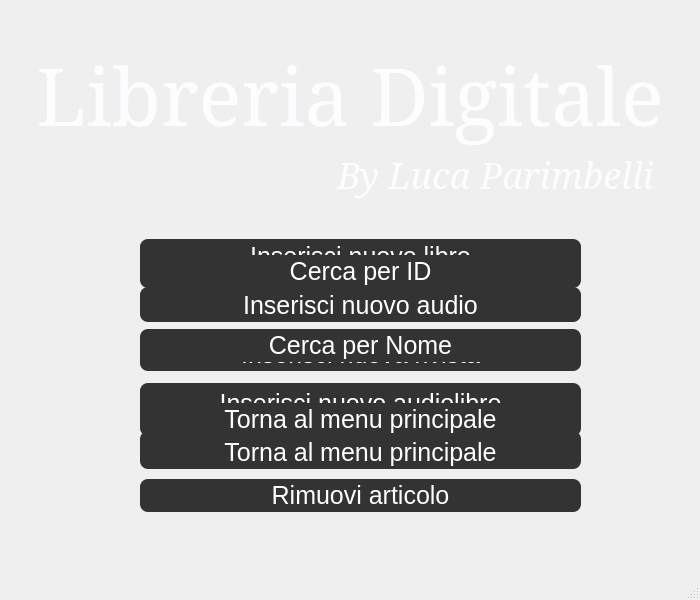
<?xml version="1.0" encoding="UTF-8"?>
<ui version="4.0">
 <class>MainWindow</class>
 <widget class="QMainWindow" name="MainWindow">
  <property name="geometry">
   <rect>
    <x>0</x>
    <y>0</y>
    <width>700</width>
    <height>600</height>
   </rect>
  </property>
  <property name="windowTitle">
   <string>LibreriaDigitale</string>
  </property>
  <widget class="QWidget" name="centralwidget">
   <widget class="QLabel" name="autorNameLabel">
    <property name="geometry">
     <rect>
      <x>310</x>
      <y>130</y>
      <width>371</width>
      <height>91</height>
     </rect>
    </property>
    <property name="font">
     <font>
      <family>Garamond</family>
      <pointsize>27</pointsize>
      <italic>true</italic>
     </font>
    </property>
    <property name="text">
     <string>&lt;html&gt;&lt;head/&gt;&lt;body&gt;&lt;p&gt;&lt;span style=&quot; color:#fdfdff;&quot;&gt;By Luca Parimbelli&lt;/span&gt;&lt;/p&gt;&lt;/body&gt;&lt;/html&gt;</string>
    </property>
    <property name="textFormat">
     <enum>Qt::MarkdownText</enum>
    </property>
    <property name="scaledContents">
     <bool>false</bool>
    </property>
    <property name="alignment">
     <set>Qt::AlignCenter</set>
    </property>
    <property name="wordWrap">
     <bool>false</bool>
    </property>
    <property name="margin">
     <number>0</number>
    </property>
    <property name="indent">
     <number>0</number>
    </property>
   </widget>
   <widget class="QLabel" name="applicationNameLabel">
    <property name="geometry">
     <rect>
      <x>0</x>
      <y>40</y>
      <width>700</width>
      <height>111</height>
     </rect>
    </property>
    <property name="font">
     <font>
      <family>Garamond</family>
      <pointsize>60</pointsize>
      <italic>false</italic>
     </font>
    </property>
    <property name="text">
     <string>&lt;html&gt;&lt;head/&gt;&lt;body&gt;&lt;p&gt;&lt;span style=&quot; color:#fdfdff;&quot;&gt;Libreria Digitale&lt;/span&gt;&lt;/p&gt;&lt;/body&gt;&lt;/html&gt;</string>
    </property>
    <property name="alignment">
     <set>Qt::AlignHCenter|Qt::AlignTop</set>
    </property>
   </widget>
   <widget class="QWidget" name="widgetMenuScelta" native="true">
    <property name="geometry">
     <rect>
      <x>80</x>
      <y>200</y>
      <width>550</width>
      <height>330</height>
     </rect>
    </property>
    <widget class="QWidget" name="verticalLayoutWidget">
     <property name="geometry">
      <rect>
       <x>60</x>
       <y>30</y>
       <width>441</width>
       <height>293</height>
      </rect>
     </property>
     <layout class="QVBoxLayout" name="verticalLayout">
      <item>
       <widget class="QPushButton" name="visualizzaLibreriaButton">
        <property name="cursor">
         <cursorShape>PointingHandCursor</cursorShape>
        </property>
        <property name="mouseTracking">
         <bool>false</bool>
        </property>
        <property name="styleSheet">
         <string notr="true">*{
border-radius: 8px;
background-color:#333333; 
border: none;
color: white;
padding: 2px;
text-align: center;
font-size: 25px;
font-family: &quot;Garamond&quot;;
}

/*black: #1C1C0A #E0E2E2 #676767*/
/*blue: #2094FA*/
:hover {
background-color: #676767;
}

:pressed{
border: 1px solid #E0E2E2;
}</string>
        </property>
        <property name="text">
         <string>Visualizza libreria</string>
        </property>
       </widget>
      </item>
      <item>
       <widget class="QPushButton" name="noleggiaArticoloButton">
        <property name="cursor">
         <cursorShape>PointingHandCursor</cursorShape>
        </property>
        <property name="styleSheet">
         <string notr="true">*{
border-radius: 8px;
background-color:#333333; 
border: none;
color: white;
padding: 2px;
text-align: center;
font-size: 25px;
font-family: &quot;Garamond&quot;;
}

:hover {
background-color: #676767;
}

:pressed{
border: 1px solid #E0E2E2;
}</string>
        </property>
        <property name="text">
         <string>Noleggia articolo</string>
        </property>
       </widget>
      </item>
      <item>
       <widget class="QPushButton" name="restituisciArticoloButton">
        <property name="cursor">
         <cursorShape>PointingHandCursor</cursorShape>
        </property>
        <property name="styleSheet">
         <string notr="true">*{
border-radius: 8px;
background-color:#333333; 
border: none;
color: white;
padding: 2px;
text-align: center;
font-size: 25px;
font-family: &quot;Garamond&quot;;
}

/*black: #1C1C0A #E0E2E2 #676767*/
/*blue: #2094FA*/
:hover {
background-color: #676767;
}

:pressed{
border: 1px solid #E0E2E2;
}</string>
        </property>
        <property name="text">
         <string>Restituisci articolo</string>
        </property>
       </widget>
      </item>
      <item>
       <widget class="QPushButton" name="cercaArticoloButton">
        <property name="cursor">
         <cursorShape>PointingHandCursor</cursorShape>
        </property>
        <property name="styleSheet">
         <string notr="true">*{
border-radius: 8px;
background-color:#333333; 
border: none;
color: white;
padding: 2px;
text-align: center;
font-size: 25px;
font-family: &quot;Garamond&quot;;
}

:hover {
background-color: #676767;
}

:pressed{
border: 1px solid #E0E2E2;
}</string>
        </property>
        <property name="text">
         <string>Cerca articolo</string>
        </property>
       </widget>
      </item>
      <item>
       <widget class="QPushButton" name="inserisciNuovoArticoloButton">
        <property name="cursor">
         <cursorShape>PointingHandCursor</cursorShape>
        </property>
        <property name="styleSheet">
         <string notr="true">*{
border-radius: 8px;
background-color:#333333; 
border: none;
color: white;
padding: 2px;
text-align: center;
font-size: 25px;
font-family: &quot;Garamond&quot;;
}

/*black: #1C1C0A #E0E2E2 #676767*/
/*blue: #2094FA*/
:hover {
background-color: #676767;
}

:pressed{
border: 1px solid #E0E2E2;
}</string>
        </property>
        <property name="text">
         <string>Inserisci nuovo articolo</string>
        </property>
       </widget>
      </item>
      <item>
       <widget class="QPushButton" name="rimuoviArticoloButton">
        <property name="cursor">
         <cursorShape>PointingHandCursor</cursorShape>
        </property>
        <property name="styleSheet">
         <string notr="true">*{
border-radius: 8px;
background-color:#333333; 
border: none;
color: white;
padding: 2px;
text-align: center;
font-size: 25px;
font-family: &quot;Garamond&quot;;
}

/*black: #1C1C0A #E0E2E2 #676767*/
/*blue: #2094FA*/
:hover {
background-color: #676767;
}

:pressed{
border: 1px solid #E0E2E2;
}</string>
        </property>
        <property name="text">
         <string>Rimuovi articolo</string>
        </property>
       </widget>
      </item>
     </layout>
    </widget>
   </widget>
   <widget class="QWidget" name="widgetCercaArticolo" native="true">
    <property name="enabled">
     <bool>true</bool>
    </property>
    <property name="geometry">
     <rect>
      <x>80</x>
      <y>200</y>
      <width>550</width>
      <height>330</height>
     </rect>
    </property>
    <widget class="QWidget" name="verticalLayoutWidget_3">
     <property name="geometry">
      <rect>
       <x>60</x>
       <y>20</y>
       <width>441</width>
       <height>251</height>
      </rect>
     </property>
     <layout class="QVBoxLayout" name="verticalLayout_6">
      <item>
       <widget class="QPushButton" name="cercaIDButton">
        <property name="cursor">
         <cursorShape>PointingHandCursor</cursorShape>
        </property>
        <property name="styleSheet">
         <string notr="true">*{
border-radius: 8px;
background-color:#333333; 
border: none;
color: white;
padding: 2px;
text-align: center;
font-size: 25px;
font-family: &quot;Garamond&quot;;
}

/*black: #1C1C0A #E0E2E2 #676767*/
/*blue: #2094FA*/
:hover {
background-color: #676767;
}

:pressed{
border: 1px solid #E0E2E2;
}</string>
        </property>
        <property name="text">
         <string>Cerca per ID</string>
        </property>
       </widget>
      </item>
      <item>
       <widget class="QPushButton" name="cercaNomeButton">
        <property name="cursor">
         <cursorShape>PointingHandCursor</cursorShape>
        </property>
        <property name="styleSheet">
         <string notr="true">*{
border-radius: 8px;
background-color:#333333; 
border: none;
color: white;
padding: 2px;
text-align: center;
font-size: 25px;
font-family: &quot;Garamond&quot;;
}

:hover {
background-color: #676767;
}

:pressed{
border: 1px solid #E0E2E2;
}</string>
        </property>
        <property name="text">
         <string>Cerca per Nome</string>
        </property>
       </widget>
      </item>
      <item>
       <widget class="QPushButton" name="backToMenuSceltaButton">
        <property name="cursor">
         <cursorShape>PointingHandCursor</cursorShape>
        </property>
        <property name="styleSheet">
         <string notr="true">*{
border-radius: 8px;
background-color:#333333; 
border: none;
color: white;
padding: 2px;
text-align: center;
font-size: 25px;
font-family: &quot;Garamond&quot;;
}

:hover {
background-color: #676767;
}

:pressed{
border: 1px solid #E0E2E2;
}</string>
        </property>
        <property name="text">
         <string>Torna al menu principale</string>
        </property>
       </widget>
      </item>
     </layout>
    </widget>
   </widget>
   <widget class="QWidget" name="widgetInserisciArticolo" native="true">
    <property name="enabled">
     <bool>true</bool>
    </property>
    <property name="geometry">
     <rect>
      <x>80</x>
      <y>200</y>
      <width>550</width>
      <height>330</height>
     </rect>
    </property>
    <widget class="QWidget" name="verticalLayoutWidget_4">
     <property name="geometry">
      <rect>
       <x>60</x>
       <y>30</y>
       <width>441</width>
       <height>251</height>
      </rect>
     </property>
     <layout class="QVBoxLayout" name="verticalLayout_7">
      <item>
       <widget class="QPushButton" name="inserisciLibroButton">
        <property name="cursor">
         <cursorShape>PointingHandCursor</cursorShape>
        </property>
        <property name="styleSheet">
         <string notr="true">*{
border-radius: 8px;
background-color:#333333; 
border: none;
color: white;
padding: 2px;
text-align: center;
font-size: 25px;
font-family: &quot;Garamond&quot;;
}

:hover {
background-color: #676767;
}

:pressed{
border: 1px solid #E0E2E2;
}</string>
        </property>
        <property name="text">
         <string>Inserisci nuovo libro</string>
        </property>
       </widget>
      </item>
      <item>
       <widget class="QPushButton" name="inserisciAudioButton">
        <property name="cursor">
         <cursorShape>PointingHandCursor</cursorShape>
        </property>
        <property name="styleSheet">
         <string notr="true">*{
border-radius: 8px;
background-color:#333333; 
border: none;
color: white;
padding: 2px;
text-align: center;
font-size: 25px;
font-family: &quot;Garamond&quot;;
}

:hover {
background-color: #676767;
}

:pressed{
border: 1px solid #E0E2E2;
}</string>
        </property>
        <property name="text">
         <string>Inserisci nuovo audio</string>
        </property>
       </widget>
      </item>
      <item>
       <widget class="QPushButton" name="inserisciRivistaButton">
        <property name="cursor">
         <cursorShape>PointingHandCursor</cursorShape>
        </property>
        <property name="styleSheet">
         <string notr="true">*{
border-radius: 8px;
background-color:#333333; 
border: none;
color: white;
padding: 2px;
text-align: center;
font-size: 25px;
font-family: &quot;Garamond&quot;;
}

:hover {
background-color: #676767;
}

:pressed{
border: 1px solid #E0E2E2;
}</string>
        </property>
        <property name="text">
         <string>Inserisci nuova rivista</string>
        </property>
       </widget>
      </item>
      <item>
       <widget class="QPushButton" name="inserisciAudiolibroButton">
        <property name="cursor">
         <cursorShape>PointingHandCursor</cursorShape>
        </property>
        <property name="styleSheet">
         <string notr="true">*{
border-radius: 8px;
background-color:#333333; 
border: none;
color: white;
padding: 2px;
text-align: center;
font-size: 25px;
font-family: &quot;Garamond&quot;;
}

:hover {
background-color: #676767;
}

:pressed{
border: 1px solid #E0E2E2;
}</string>
        </property>
        <property name="text">
         <string>Inserisci nuovo audiolibro</string>
        </property>
       </widget>
      </item>
      <item>
       <widget class="QPushButton" name="backToMenuSceltaButton_3">
        <property name="cursor">
         <cursorShape>PointingHandCursor</cursorShape>
        </property>
        <property name="styleSheet">
         <string notr="true">*{
border-radius: 8px;
background-color:#333333; 
border: none;
color: white;
padding: 2px;
text-align: center;
font-size: 25px;
font-family: &quot;Garamond&quot;;
}

:hover {
background-color: #676767;
}

:pressed{
border: 1px solid #E0E2E2;
}</string>
        </property>
        <property name="text">
         <string>Torna al menu principale</string>
        </property>
       </widget>
      </item>
     </layout>
    </widget>
   </widget>
   <zorder>widgetMenuScelta</zorder>
   <zorder>autorNameLabel</zorder>
   <zorder>applicationNameLabel</zorder>
   <zorder>widgetInserisciArticolo</zorder>
   <zorder>widgetCercaArticolo</zorder>
  </widget>
  <widget class="QMenuBar" name="menubar">
   <property name="geometry">
    <rect>
     <x>0</x>
     <y>0</y>
     <width>700</width>
     <height>26</height>
    </rect>
   </property>
  </widget>
  <widget class="QStatusBar" name="statusbar"/>
 </widget>
 <resources/>
 <connections/>
</ui>
